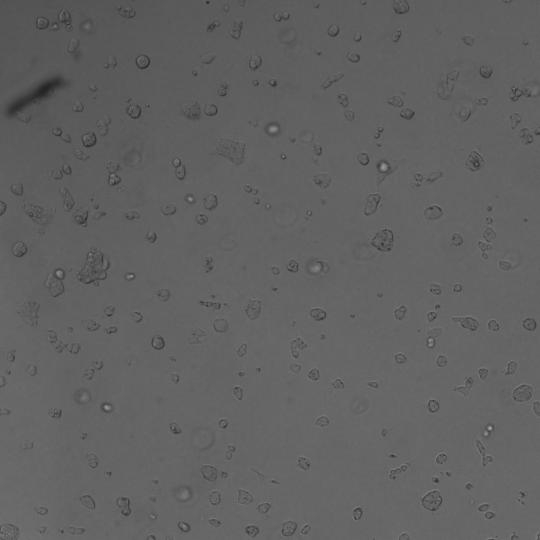
#> input picture experiment-cisplatin-drug-screen/import/images/R2C2_F10P1T0_220405-106TP24-15BME-CisGemCarbo.tiff, 1080 x 1080 px (shown at 1/2 size)
$ python -i Detecting.py   (imports and definitions only)
#> lines starting #> are read from the running program, lines starting #| are printed output that depends on the picture; after the words box and inside, x2 and y2 are one past the last pixel; in counts of white or black regions, pixels touching at a corner belong together
#> further down, picture is the input picture: shape (1080, 1080); min 36, max 172, mean 97.1
import time
import os
from datetime import datetime
import cv2 as cv
import numpy as np
from skimage.morphology import reconstruction
from skimage.filters import threshold_otsu

# temporary
from pathlib import Path
from OrganoTrack.Importing import ReadImages
from OrganoTrack.Displaying import Display


# [106 lines left out: functions Smoothen, OpenAndClose, imreconstruct, CallAdaptiveThreshold, AdaptiveThreshold, not called in this run]

def mat2gray(img):
    return (img-np.amin(img))/(np.amax(img)-np.amin(img))

# [27 lines left out: function RemoveSmallNoise, not called in this run]


def FillHoles(image):
    # 8.575, 9.611, 8.633 s

    inversed = np.invert(image)
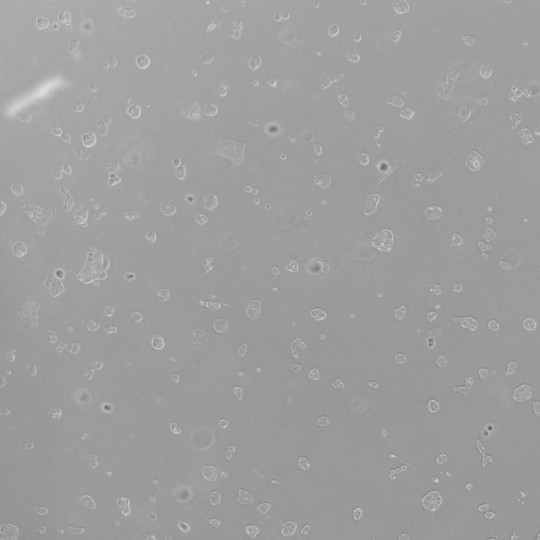
#> inversed: shape (1080, 1080) (shown at 1/2 size); min 83, max 219, mean 157.9
    # display('inversed', inversed, 0.5)

    # Find the contours of the binary image
    contours, _ = cv.findContours(inversed, cv.RETR_EXTERNAL, cv.CHAIN_APPROX_NONE)  # 1 contour found
#> contours = 1 contour; box (x1, y1, x2, y2) and area: (0, 0, 1080, 1080) 1164241
    h, w = inversed.shape[:2]
#> h = 1080; w = 1080
    marker_image = np.zeros((h, w), np.uint8)
    for j in range(len(contours)):
        for i in range(len(contours[j])):
            marker_image[contours[j][i][0][1], contours[j][i][0][0]] = 255
#> this loop made 1 pass
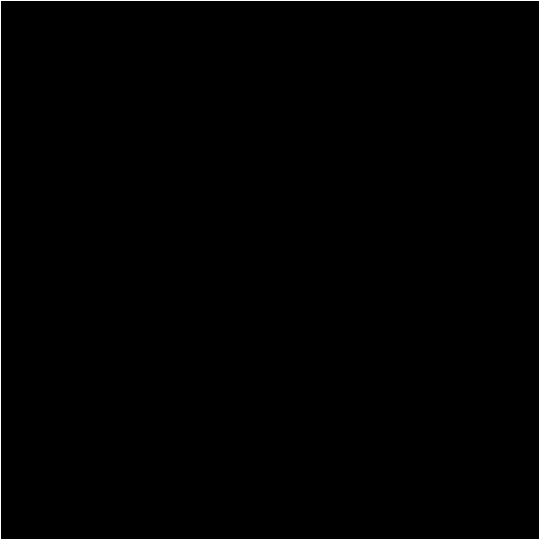
#> marker_image: shape (1080, 1080) (shown at 1/2 size); 0.37% white in thin lines or dots
    # display('seed image', marker_image, 0.5)

    equal = False
    se_size = 3  # Structuring element size
    se_shape = cv.MORPH_RECT  # Structuring element shape
    structuring_element = cv.getStructuringElement(se_shape, (se_size, se_size))
    oldImage = marker_image
    blank = np.zeros((h, w), np.uint8)
    while not equal:

        newImage = cv.bitwise_and(cv.dilate(oldImage, structuring_element), inversed)
        difference = np.subtract(newImage, oldImage)
        if np.array_equal(difference, blank):
            equal = True
            print('True')
        else:
            oldImage = newImage
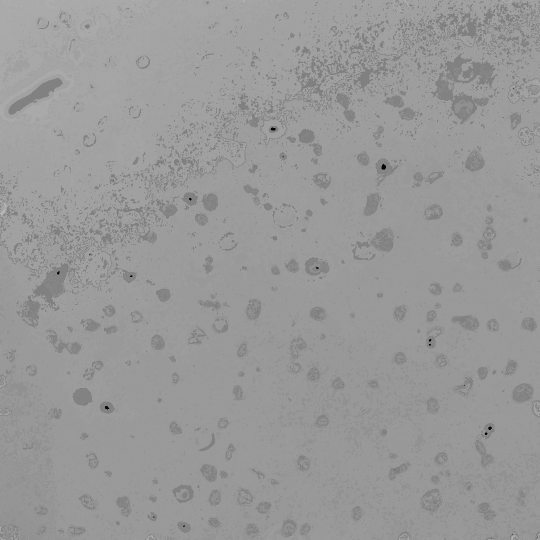
#> newImage: shape (1080, 1080) (shown at 1/2 size); min 0, max 196, mean 152.8

    filled = np.invert(newImage)
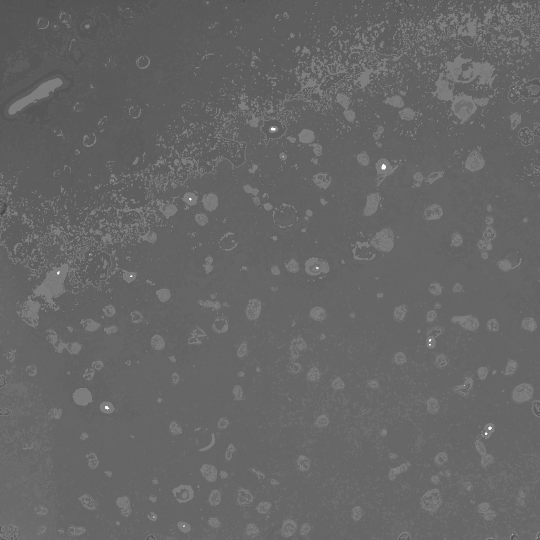
#> filled: shape (1080, 1080) (shown at 1/2 size); min 59, max 255, mean 102.2
    _, filled_binary = cv.threshold(filled, 50, 255, cv.THRESH_BINARY)\
#> filled_binary: shape (1080, 1080); every value is 255

    return filled_binary


# [84 lines left out: functions SegmentWithOrganoSegPy, Test_SegmentWithOrganoSegPy, not called in this run]


# [2 lines not run here, left out]

>>> import cv2
>>> picture = cv2.imread('../experiment-cisplatin-drug-screen/import/images/R2C2_F10P1T0_220405-106TP24-15BME-CisGemCarbo.tiff', cv2.IMREAD_GRAYSCALE)
>>> result = FillHoles(picture)

$ run again, on experiment-cisplatin-drug-screen/import/images/R2C2_F11P1T0_220405-106TP24-15BME-CisGemCarbo.tiff
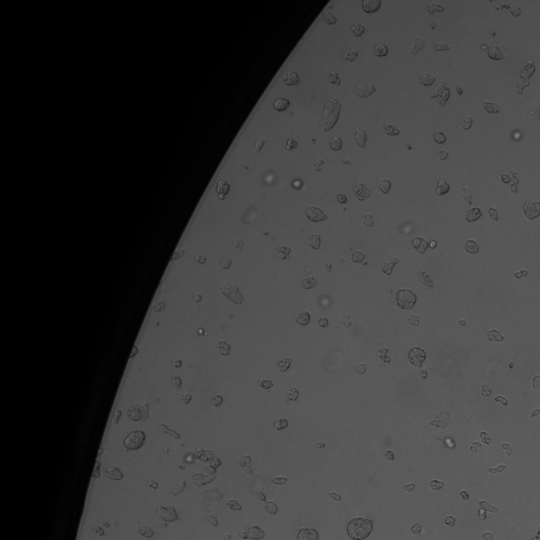
#> input picture experiment-cisplatin-drug-screen/import/images/R2C2_F11P1T0_220405-106TP24-15BME-CisGemCarbo.tiff, 1080 x 1080 px (shown at 1/2 size)
#> picture is the input picture: shape (1080, 1080); min 0, max 144, mean 55.4
#> in FillHoles, `inversed = np.invert(image)`:
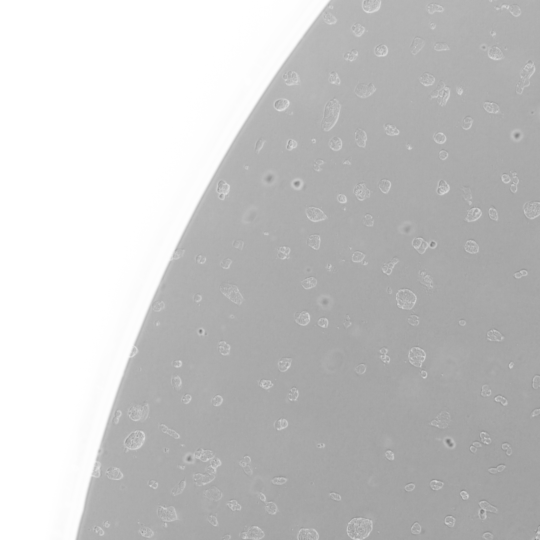
#> inversed: shape (1080, 1080) (shown at 1/2 size); min 111, max 255, mean 199.6
#> contours = 1 contour; box (x1, y1, x2, y2) and area: (0, 0, 1080, 1080) 1164241
#> the loop in FillHoles, `for j in range(len(contours)):` made 1 pass
#> in FillHoles, `_, filled_binary = cv.threshold(filled, 50, 255, cv.THRESH_BINARY)\`:
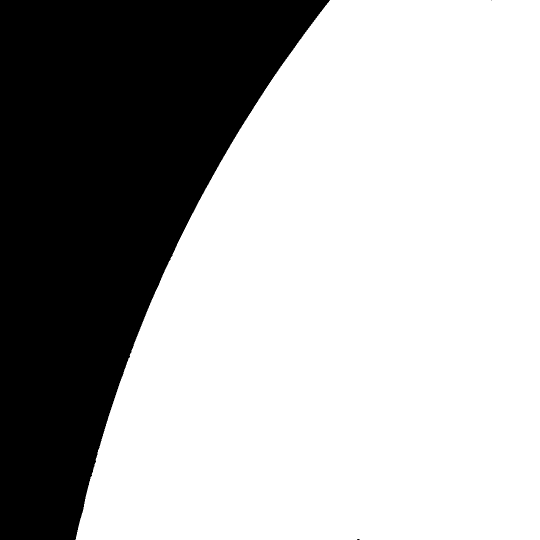
#> filled_binary: shape (1080, 1080) (shown at 1/2 size); 67.1% white; 3 black regions (2 under 20 px), largest, box (x1, y1, x2, y2) and area: (0, 0, 660, 1080) 383809
